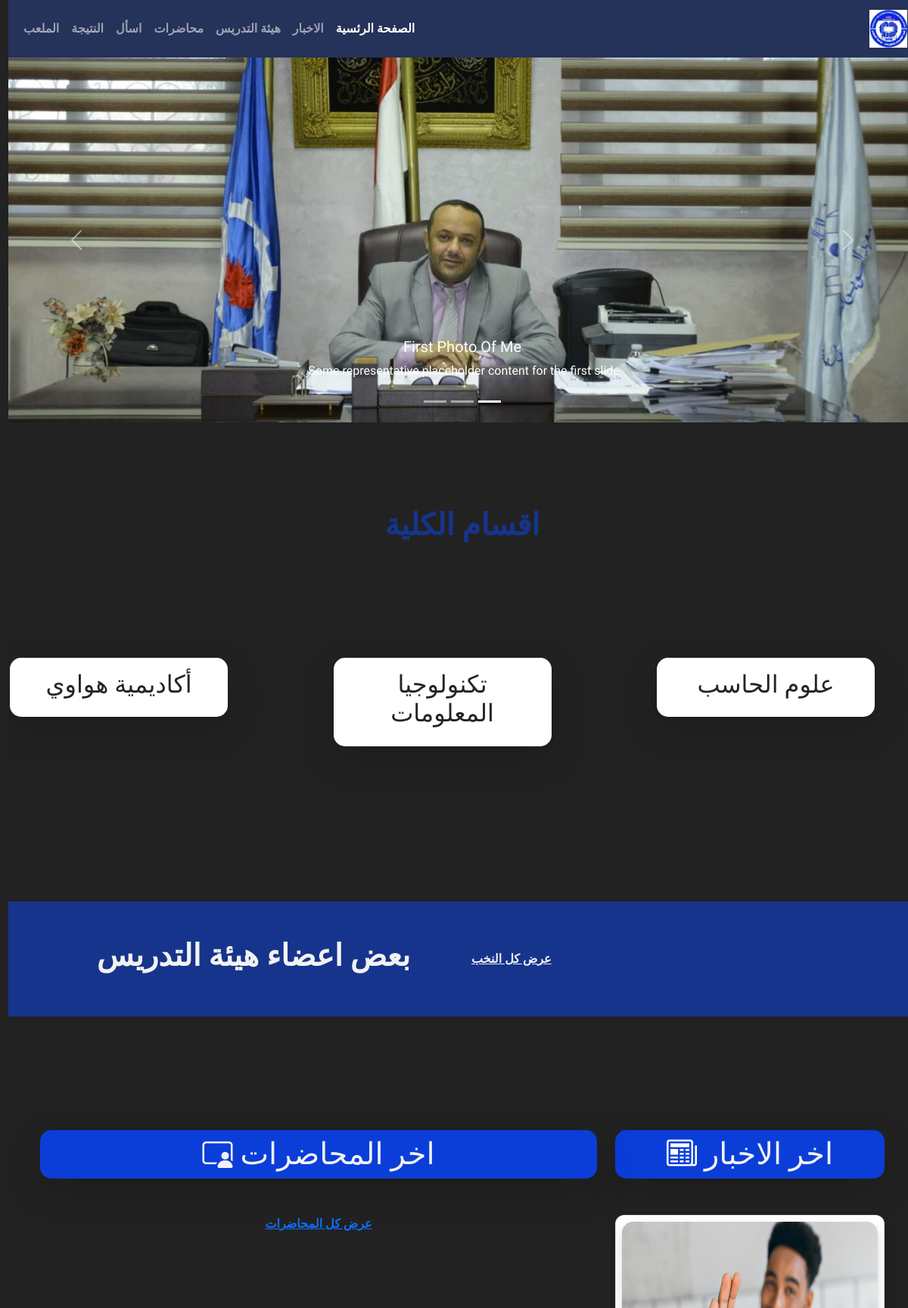
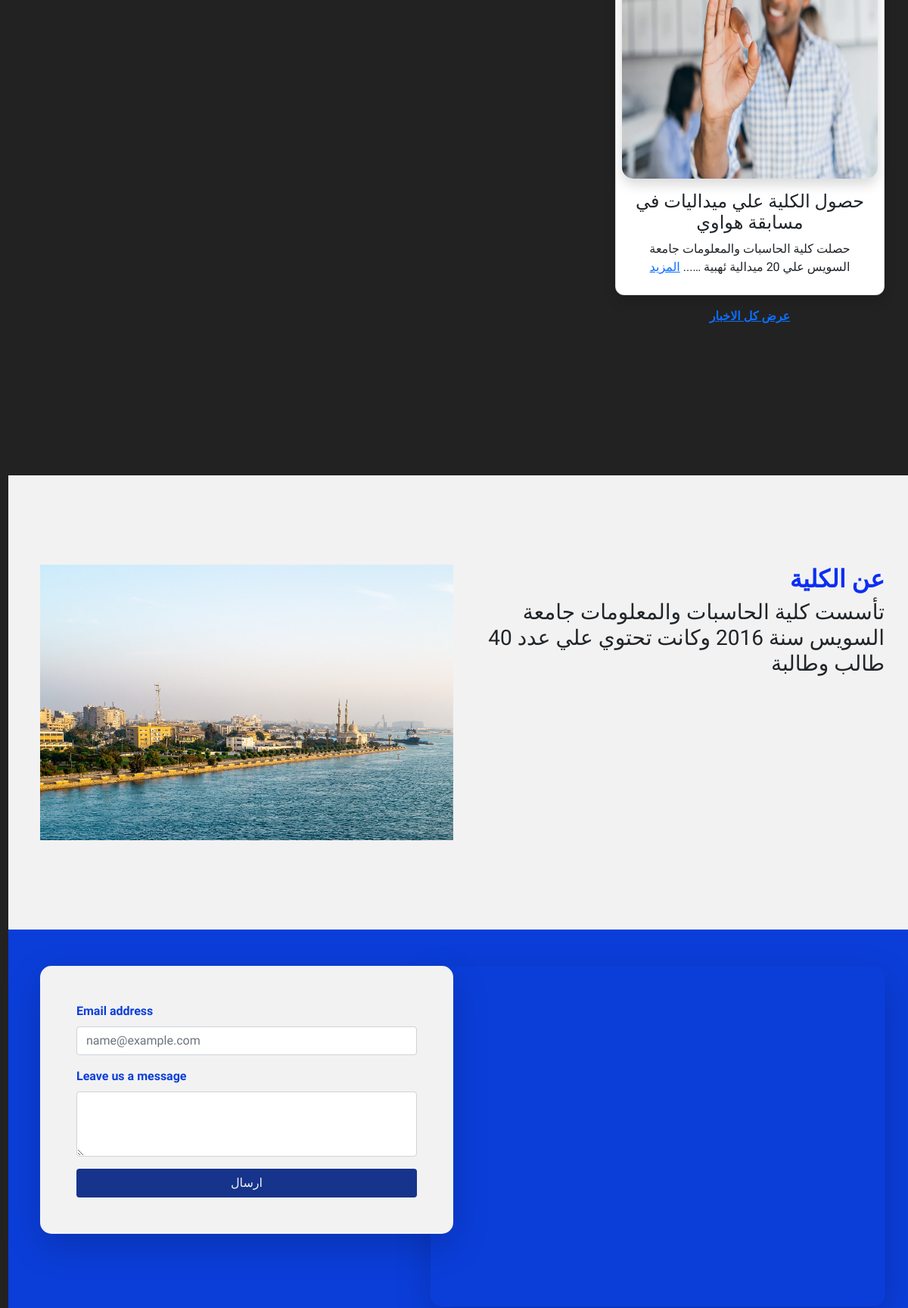
The page / (upper part) on the database its author committed (2 pictures, top to bottom).
### dashboard/models.py (models this page shows, shortened)
class Home(models.Model):
    slide = models.ImageField(upload_to="Home/slide")
    slide2 = models.ImageField(upload_to="Home/slide")
    slide3 = models.ImageField(upload_to="Home/slide")
    about =models.CharField(max_length=750)
    degree = models.ManyToManyField(Degree)
    Awarded = models.CharField(max_length=100)
    Awarded2 = models.CharField(max_length=100)
    coun=models.IntegerField()
    coun2=models.IntegerField()
    coun3=models.IntegerField()
    coun4= models.IntegerField()

### blog/models.py (models this page shows, shortened)
class Post(models.Model):
    title = models.CharField(max_length=300)
    cover = models.ImageField(upload_to=cover_directory_path, blank=True, null=True)
    body = HTMLField()
    updated = models.DateTimeField(auto_now=True)
    created = models.DateTimeField(auto_now_add=True)

### blog/views.py (the view)
# urls.py: path("", views.home, name="home"),
def home(request):
    info=Home.objects.get(id=1)
    posts = Post.objects.all().order_by("-created")[:3]
    doctors = Doctor.objects.all().order_by("-created")[:10]
    lectures = Lecture.objects.all().order_by("-created")[:3]
    context={
        "title": "معهد السويس لنظم المعلومات الادارية",
        "info":info,
        "posts":posts,
        "doctors":doctors,
        "lectures":lectures,
    }
    return render(request, "blog/home.html",context)

### blog/templates/blog/home.html (shortened to what this page needs)
{% extends 'base.html' %}
{% load static %}
{% block content %}
<section id="carousel" class="mb-3" >
    <div id="slide_show" class="carousel slide" data-bs-ride="carousel">
        <div class="carousel-indicators">
          <button type="button" data-bs-target="#slide_show" data-bs-slide-to="0" class="active" aria-current="true" aria-label="Slide 1"></button>
          <button type="button" data-bs-target="#slide_show" data-bs-slide-to="1" aria-label="Slide 2"></button>
          <button type="button" data-bs-target="#slide_show" data-bs-slide-to="2" aria-label="Slide 3"></button>
        </div>
        <div class="carousel-inner">
          <div class="carousel-item active">
            <img src="{{info.slide.url}}" class="d-block w-100 " alt="...">
            <div class="carousel-caption d-none d-md-block">
              <h5>First Photo Of Me</h5>
              <p>Some representative placeholder content for the first slide.</p>
            </div>
          </div>
        </div>
        <button class="carousel-control-prev" type="button" data-bs-target="#slide_show" data-bs-slide="prev">
          <span class="carousel-control-prev-icon" aria-hidden="true"></span>
        </button>
        <button class="carousel-control-next" type="button" data-bs-target="#slide_show" data-bs-slide="next">
          <span class="carousel-control-next-icon" aria-hidden="true"></span>
        </button>
    </div>
</section>
<section class=" py-5" style="margin-bottom: 150px;">
    <div class="container">
        <div class="row justify-content-between">
            <div class="mb-5 text-center">
                <h1 class="text-center mb-5 p-5 fw-bold" style="color:  #16348C;">
                    اقسام الكلية
                </h1>
            </div>
            <div class="col-md-3">
                <a href="" class="btn">
                    <div class="card border-0 shadow-lg" style="width: 18rem; border-radius: 15px;">
                        <div class="card-body text-center">
                          <h5 class="card-title fs-2"> علوم الحاسب</h5>
                        </div>
                    </div>
                </a>
            </div>
            <div class="col-md-3">
                <a href="" class="btn">
                    <div class="card border-0 shadow-lg" style="width: 18rem; border-radius: 15px;">
                        <div class="card-body text-center">
                          <h5 class="card-title fs-2"> تكنولوجيا المعلومات</h5>
                        </div>
                    </div>
                </a>
            </div>
            <div class="col-md-3">
                <a href="" class="btn">
                    <div class="card border-0 shadow-lg" style="width: 18rem; border-radius: 15px;">
                        <div class="card-body text-center">
                          <h5 class="card-title fs-2"> أكاديمية هواوي</h5>
                        </div>
                    </div>
                </a>
            </div>
        </div>
    </div>
</section>
<section class="section6 p-5" style="margin-bottom: 150px; background-color: #16348c;">
    <div class="container">
        <div class="row">
            <div class="col-md-6 order-last order-lg-first">
                <div class="d-flex justify-content-end mt-3">
                    <a href="{% url 'doctors' %}" class="text-center fw-bold" style="color:  #f2f2f2;">عرض كل النخب</a>
                </div>
            </div>
            <div class="col-md-6 order-first order-lg-last d-flex flex-column justify-content-center">
                <h1 class="text-center fw-bold" style="color:  #f2f2f2;"> بعض اعضاء هيئة
                    التدريس
                </h1>
            </div>
        </div>
    </div>
</section>
<section class="section1 " style="margin-bottom: 150px;">
    <div class="container">
        <div class="row">
            <div class="col-md-4">
                <h1 class="fs-1 text-center p-2 border-0 shadow-lg mb-5" style="border-radius: 15px; background-color: #0B3ED9; color: #f2f2f2;">اخر الاخبار <i class="bi bi-newspaper text-white"></i></h1>
                {% for post in posts %}
                <div class="card mb-3 p-2 shadow text-center" style="border-radius: 12px;">
                    {% if post.cover %}
                    <img class="card-img-top shadow" width="700" height="350" src="{{post.cover.url}}" alt=""
                        style="border-radius: 15px;">
                    {% endif %}
                    <div class="card-body">
                        <h4 class="card-title">{{post.title}}</h4>
                        <p class="card-text">{{post.body|striptags|safe|truncatewords:10}}... <a
                                href="{% url 'post_details' post.id %}"> المزيد</a></p>
                    </div>
                </div>
                {% endfor %}
                <div class="d-flex justify-content-center mt-3 mb-5">
                    <a href="{% url 'all_posts' %}" class="text-center fw-bold">عرض كل الاخبار</a>
                </div>
            </div>
            <div class="col-md-8">
                <h1 class="fs-1 text-center p-2 border-0 shadow-lg mb-5" style="border-radius: 15px; background-color: #0B3ED9; color: #f2f2f2;">اخر المحاضرات <i class="bi bi-person-video3"></i></h1>
                <div class="d-flex justify-content-center mt-3">
                    <a href="{% url 'years' %}" class="text-center fw-bold">عرض كل المحاضرات</a>
                </div>
            </div>
        </div>
    </div>
</section>
<section class="about d-flex justify-content-center align-items-center" style="height: calc( 100vh - 200px ); background-color: #f2f2f2; ">
    <div class="container">
        <div class="row">
            <div class="col-md-6">
                <h2 class="fw-bold" style="color:  #0c2ff2;">عن الكلية</h2>
                <h3>{{info.about}}</h3>
            </div>
            <div class="col-md-6">
                <div id="carouselExampleFade" class="carousel slide carousel-fade" data-bs-ride="carousel">
                    <div class="carousel-inner">
                      <div class="carousel-item active">
                        <img src="static/main/img/background/canal-gc0b76dc86_1920.jpg" class="d-block w-100" alt="...">
                      </div>
                    </div>
                  </div>
            </div>
        </div>
    </div>
</section>
<section class="section9 contactLogo text-light py-5" style="background-color:#0b3ed9 ; ">
    <div class="container">
        <div class="row">
            <div class="col-md-6   rounded-3 d-flex flex-column justify-content-center align-items-center">
                <div style="width: 100%">
                    <iframe src="https://www.google.com/maps/embed?pb=!1m18!1m12!1m3!1d27647.400975021406!2d32.49313564035526!3d29.98158184191716!2m3!1f0!2f0!3f0!3m2!1i1024!2i768!4f13.1!3m3!1m2!1s0x14562f19ec4a750d%3A0x199c3d73dd480bb1!2sFaculty%20of%20computers%20and%20information%20-%20Suez%20University!5e0!3m2!1sen!2seg!4v1653577886833!5m2!1sen!2seg" width="600" height="450" style="border:0; border-radius: 15px;" allowfullscreen="" loading="lazy" class="shadow-lg">
                    </iframe>
                </div>
            </div>
            <div class="col-md-6 ">
                <form class="d-flex flex-column p-3 text-end mb-4 p-5 shadow-lg" style="border-radius: 15px; background-color: #f2f2f2; ">
                    <div class="mb-3">
                        <label for="exampleFormControlInput1" class="form-label fw-bold" style="color: #0B3ED9;">Email address</label>
                        <input type="email" class="form-control" id="exampleFormControlInput1" placeholder="name@example.com">
                      </div>
                      <div class="mb-3">
                        <label for="exampleFormControlTextarea1" class="form-label fw-bold" style="color: #0B3ED9;">Leave us a message</label>
                        <textarea class="form-control" id="exampleFormControlTextarea1" rows="3"></textarea>
                      </div>
                    <button type="submit" class="btn " style="background-color:#16348c ; color:#f2f2f2;">ارسال</button>
                </form>
            </div>
        </div>
    </div>
</section>
{% endblock content %}

### templates/base.html (shortened to what this page needs)
<!DOCTYPE html>{% load static %}
<html lang="ar" dir="rtl">
<head>
    <link rel="stylesheet" href="{% static 'main/css/lib/bootstrap-icons.css' %}">
    <link rel="stylesheet" href="{% static 'main/css/lib/animate.min.css' %}">
    <link rel="stylesheet" href="{% static 'main/css/lib/bootstrap.rtl.min.css' %}">
    <link rel="stylesheet" href="{% static 'main/css/lib/owl.carousel.min.css' %}">
    <link rel="stylesheet" href="{% static 'main/css/lib/owl.theme.default.min.css' %}">
    <link rel="stylesheet" href="{% static 'main/css/fromNet.css' %}">
    <link rel="stylesheet" href="{% static 'main/css/main.css' %}">
    <link rel="stylesheet" href="{% static 'main/css/chat.css' %}">
    <link rel="stylesheet" href="{% static 'main/css/home.css' %}">
    <link rel="stylesheet" href="https://cdnjs.cloudflare.com/ajax/libs/font-awesome/4.7.0/css/font-awesome.min.css">
</head>
<body>
    {% include "navbar.html" %}
    {% block content %}
    {% endblock content %}
    {% include "index.html" %}
</body>
</html>

### templates/navbar.html (shortened to what this page needs)
{% load static %}
{% url 'home' as home %}
{% url 'all_posts' as all_posts %}
{% url 'doctors' as doctors %}
{% url 'ask' as ask %}
{% url 'years' as years %}
{% url 'result' as result %}
{% url 'playground' as playground %}
<nav {% if request.path == home %} id="navbar" {% endif %}
    class="navbar navbar-expand-lg navbar navbar-dark fw-bold"
    style="z-index: 999; position: sticky; top: 0px; background-color:#253259;">
    <div class="container-fluid">
        <a class="navbar-brand" href="{% url 'home' %}">
            <img src="{% static 'main/img/logo/logo.jpg' %}" width="50" height="50" alt="">
        </a>
        <div class="collapse navbar-collapse" id="navbarNavAltMarkup">
            <div class="navbar-nav ms-auto">
                <a class="nav-link {% if request.path == home %} active{% endif %}" href="{% url 'home' %}">الصفحة
                    الرئسية</a>
                <a class="nav-link {% if request.path == all_posts %} active{% endif %}"
                    href="{% url 'all_posts' %}">الاخبار </a>
                <a class="nav-link {% if request.path == doctors %} active{% endif %}" href="{% url 'doctors' %}">هيئة  التدريس</a>
                <a class="nav-link {% if request.path == years%} active{% endif %}" href="{% url 'years' %}">محاضرات</a>
                <a class="nav-link {% if request.path == ask%} active{% endif %}" href="{% url 'ask' %}">اسأل</a>
                <a class="nav-link {% if request.path == result%} active{% endif %}" href="{% url 'result' %}">النتيجة</a>
                <a class="nav-link {% if request.path == playground%} active{% endif %}" href="{% url 'playground' %}">الملعب</a>
            </div>
        </div>
    </div>
</nav>

### templates/index.html (shortened to what this page needs)
<!DOCTYPE html>
<html lang="en">
<head>
    <link rel="stylesheet" href="static/css/chat.css">
    <link rel="stylesheet" href="static/css/home.css">
    <link rel="stylesheet" href="https://cdnjs.cloudflare.com/ajax/libs/font-awesome/4.7.0/css/font-awesome.min.css">
</head>
<body>
</body>
</html>

### static/main/css/main.css (style rules this page uses)
* { font-family: 'Tajawal', sans-serif; }
body { background-color: #F2F2F2; }

### static/main/css/home.css (style rules this page uses)
html { scroll-behavior: smooth; font-family: Helvetica, sans-serif, Arial; }
body { margin: 0 auto; background-color: #222; }

### templates/static/css/home.css (style rules this page uses)
html { scroll-behavior: smooth; font-family: Helvetica, sans-serif, Arial; }
body { margin: 0 auto; background-color: #222; }

### rows shown on the page
Home: slide (picture), about "تأسست كلية الحاسبات والمعلومات جامعة السويس سنة 2016 وكانت تحتوي علي عدد 40 طالب وطالبة"
Post: cover (picture), title "حصول الكلية علي ميداليات في مسابقة هواوي", body "حصلت كلية الحاسبات والمعلومات جامعة السويس علي 20 ميدالية ئهبية …"
